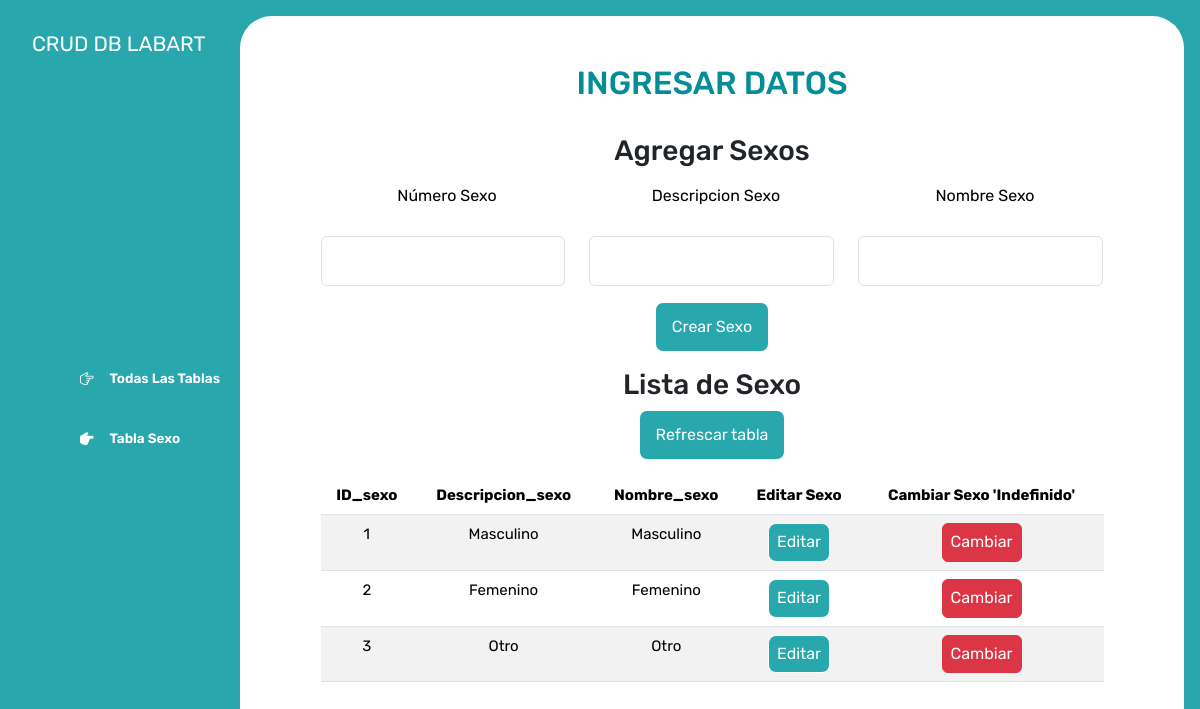
The page /Controlador/controladorSexo.php on the database its author committed.
### tables this page shows
CREATE TABLE Sexo (
    ID_sexo INT(10) PRIMARY KEY,
    Descripcion_sexo VARCHAR(20),
    Nombre_sexo VARCHAR(12)
);

### Controlador/controladorSexo.php (called while the page is built, shortened)
<?php
require_once '../Modelo/Sexo.php';
$gestorSexo = new Sexo();
$resultado = $gestorSexo->consultarSexos();
include "../Vista/vistaSexo.php";

### Modelo/Conexion.php (called while the page is built)
<?php
function Conectarse(){
	$Conexion =  mysqli_connect("localhost","root","","labart");
	return $Conexion;
}
?>

### Modelo/Sexo.php (called while the page is built, shortened)
<?php
require_once 'Conexion.php';
class Sexo
{
    public function consultarSexos()
 	{
        $this->Conexion = Conectarse();
 		$sql="SELECT * FROM sexo";
 		$resultado=$this->Conexion->query($sql);
 		return $resultado;
 	}
}

### Vista/vistaSexo.php (the view, shortened to what this page needs)
<!DOCTYPE html>
<html lang="en">
<head>
    <link rel="stylesheet" href="https://cdn.jsdelivr.net/npm/bootstrap-icons@1.9.1/font/bootstrap-icons.css">
    <link rel="stylesheet" href="../style.css">
    <link href="https://cdn.jsdelivr.net/npm/bootstrap@5.3.3/dist/css/bootstrap.min.css" rel="stylesheet">
</head>
<body>
    <div class="wrapper justify-content-center">
        <aside>
            <header>
                <h1 class="logo">CRUD DB LABART</h1>
            </header>
            <nav>
                <ul class="menu">
                <li>
                    <button id="todos" class="boton-menu boton-categoria" onclick="location.href='../index.php';">
                        <i class="bi bi-hand-index-thumb"></i> Todas Las Tablas
                    </button>
                </li>
                    <li>
                        <button id="abrigos" class="boton-menu boton-categoria active"><i class="bi bi-hand-index-thumb-fill"></i> Tabla Sexo</button>
                    </li>
                </ul>
            </nav>
        </aside>
        <main>
            <h2 class="titulo-principal" id="titulo-principal">INGRESAR DATOS</h2>
            <div id="contenedor-productos" class="contenedor-productos">
                <div class="contenedor">
                    <h3>Agregar Sexos</h3>
                    <form action="../Controlador/controladorSexo.php" method="post">
                        <div class="row mt-3">
                            <div class="col-md-4">
                                <label for="ID_sexo" class="form-label">Número Sexo</label>
                                <input class="form-control" id="ID_sexo" name="ID_sexo" type="text">
                            </div>
                            <div class="col-md-4">
                                <label for="Descripcion_sexo" class="form-label">Descripcion Sexo</label>
                                <input class="form-control" id="Descripcion_sexo" name="Descripcion_sexo" type="text">
                            </div>
                            <div class="col-md-4">
                                <label for="Nombre_sexo" class="form-label">Nombre Sexo</label>
                                <input class="form-control" id="Nombre_sexo" name="Nombre_sexo" type="text">
                            </div>
                        </div>
                        <button class="Boton_refrescar mt-3" type="submit" name="Acciones" value="Crear Sexo">Crear Sexo</button>
                    </form>
                        <h3 class="mt-3">Lista de Sexo</h3>
                        <form action="../Controlador/controladorSexo.php" method="post">
                            <button class="Boton_refrescar mb-3" type="submit" name="Acciones" value="Refrescar tabla">Refrescar tabla</button>
                        </form>
                        <div class="table-responsive">
                        <table class="table table-striped table-hover">
                            <thead>
                                <tr>
                                    <th>ID_sexo</th>
                                    <th>Descripcion_sexo</th>
                                    <th>Nombre_sexo</th>
                                    <th>Editar Sexo</th>
                                    <th>Cambiar Sexo 'Indefinido'</th>
                                </tr>
                            </thead>
                            <tbody>
                                <?php
                                while ($fila = mysqli_fetch_assoc($resultado)) {
                                    echo "<tr>";
                                    echo "<td>{$fila['ID_sexo']}</td>";
                                    echo "<td>{$fila['Descripcion_sexo']}</td>";
                                    echo "<td>{$fila['Nombre_sexo']}</td>";
                                    echo "<td><button class='Boton_refrescar' style='padding: 0.40rem 0.5rem; font-size: 1rem;' data-bs-toggle='modal' data-bs-target='#updateModal{$fila['ID_sexo']}'>Editar</button></td>";
                                    echo "<td>
                                        <form action='../Controlador/controladorSexo.php' method='post'>
                                            <input type='hidden' name='ID_sexo' value='{$fila['ID_sexo']}'>
                                            <button class='btn btn-danger' style='padding: 0.40rem 0.5rem; font-size: 1rem;' type='submit' name='Acciones' value='Borrar Sexo'>Cambiar</button>
                                        </form>
                                    </td>";
                                    echo "</tr>";
                                }
                                ?>
                            </tbody>
                        </table>
                        </div>
                    </div>
                </div>
            </main>
        </div>
</body>
</html>

### style.css (style rules this page uses)
:root { --clr-main: #28a7ac; --clr-main-light: #02ffff; --clr-white: #ffffff; --clr-gray: #696969; --clr-red: #ff0000; --clr-dark-cyan:#038d97; --clr-black:#000000; }
* { margin: 0; padding: 0; box-sizing: border-box; font-family: 'Rubik', sans-serif; }
body, html { margin: 0; padding: 0; height: 100%; background-color: var(--clr-main); }
main { background-color: var(--clr-white); margin: 1rem; margin-left: 0; border-radius: 2rem; padding: 3rem; text-align: center; align-items: center; }
h1, h2, h3, h4, h5, h6, p, a, input, textarea, ul { margin: 0; padding: 0; }
ul { list-style-type: none; }
.wrapper { display: grid; grid-template-columns: 1fr 4fr; background-color: var(--clr-main); }
aside { padding: 2rem; padding-right: 0; color: var(--clr-white); position: sticky; top: 0; height: 100vh; display: flex; flex-direction: column; justify-content: space-between; background-color: var(--clr-main); }
.logo { font-weight: 400; font-size: 1.3rem; color: var(--clr-white); }
.menu { display: flex; flex-direction: column; gap: .5rem; }
.boton-menu { background-color: transparent; border: 0; color: var(--clr-cyan); cursor: pointer; display: flex; align-items: center; gap: 1rem; font-weight: 600; padding: 1rem; font-size: .85rem; width: 100%; transition: background-color 0.3s ease, color 0.3s ease; }
.boton-menu.active::before, .boton-menu.active::after { content: ''; position: absolute; width: 1rem; height: 2rem; background-color: var(--clr-main); border-radius: .5rem; }
.boton-menu.active::before { bottom: 100%; right: 0; box-shadow: 0 1rem 0 var(--clr-main); }
.boton-menu.active::after { top: 100%; right: 0; box-shadow: 0 -1rem 0 var(--clr-main); }
.boton-menu > i.bi-hand-index-thumb-fill, .boton-menu > i.bi-hand-index-thumb { transform: rotateZ(90deg); }
.titulo-principal { color: var(--clr-dark-cyan); margin-bottom: 2rem; }
.contenedor-productos { display: flex; grid-template-columns: repeat(4, 1fr); gap: 1rem; justify-content: center; }
table { font-size: 15px; border-collapse: collapse; border-radius: 20px; width: 100%; }
thead { background-color: var(--clr-main); color: var(--clr-white); }
tbody { background-color: var(--clr-gray); color: var(--clr-main); }
tr { border-radius: 10px; }
tr:nth-child(even) { background-color: var(--clr-main-light); }
select, form input { width: 210px; height: 50px; margin-top: 20px; text-align: center; border-radius: 15px; font-size: 18px; border: 4px solid var(--clr-main); background-color: var(--clr-white); }
input::placeholder { font-size: 18px; }
.contenedor { margin-left: 2rem; margin-right: 2rem; }
form { border-radius: 50px; text-align: center; justify-content: center; width: auto; height: auto; }
label { font-size: 16px; color: var(--clr-black); cursor: pointer; margin-left: 0.5rem; }
.Boton_refrescar { background-color: var(--clr-main); color: var(--clr-white); padding: 0.75rem 1rem; border: 0.1px solid var(--clr-white); border-radius: 0.5rem; cursor: pointer; transition: background-color 0.3s ease, color 0.3s ease, border-color 0.3s ease; }

### rows shown on the page
sexo: ID_sexo "1", Descripcion_sexo "Masculino", Nombre_sexo "Masculino"
sexo: ID_sexo "2", Descripcion_sexo "Femenino", Nombre_sexo "Femenino"
sexo: ID_sexo "3", Descripcion_sexo "Otro", Nombre_sexo "Otro"
